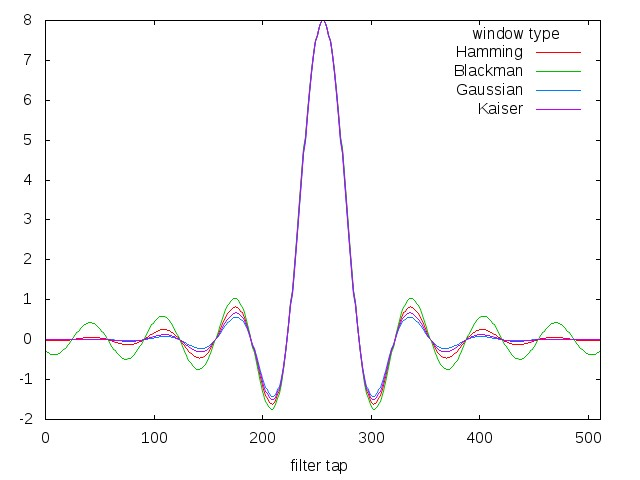

This figure's gnuplot source:
#!/usr/bin/gnuplot -persist
#
#    
#    	G N U P L O T
#    	Version 4.6 patchlevel 6    last modified September 2014
#    	Build System: Linux x86_64
#    
#    	Copyright (C) 1986-1993, 1998, 2004, 2007-2014
#    	Thomas Williams, Colin Kelley and many others
#    
#    	gnuplot home:     http://www.gnuplot.info
#    	faq, bugs, etc:   type "help FAQ"
#    	immediate help:   type "help"  (plot window: hit 'h')
set terminal pdf
# set output
unset clip points
set clip one
unset clip two
set bar 1.000000 front
set border 31 front linetype -1 linewidth 1.000
set boxwidth
set style fill  empty border
set style rectangle back fc lt -3 fillstyle   solid 1.00 border lt -1
set style circle radius graph 0.02, first 0, 0 
set style ellipse size graph 0.05, 0.03, first 0 angle 0 units xy
set dummy x,y
set format x "% g"
set format y "% g"
set format x2 "% g"
set format y2 "% g"
set format z "% g"
set format cb "% g"
set format r "% g"
set angles radians
unset grid
set raxis
set key title "window type"
set key inside right top vertical Right noreverse enhanced autotitles nobox
set key noinvert samplen 4 spacing 1 width 0 height 0 
set key maxcolumns 0 maxrows 0
set key noopaque
unset label
unset arrow
set style increment default
unset style line
unset style arrow
set style histogram clustered gap 2 title  offset character 0, 0, 0
unset logscale
set offsets 0, 0, 0, 0
set pointsize 1
set pointintervalbox 1
set encoding default
unset polar
unset parametric
unset decimalsign
set view 60, 30, 1, 1
set samples 100, 100
set isosamples 10, 10
set surface
unset contour
set clabel '%8.3g'
set mapping cartesian
set datafile separator whitespace
unset hidden3d
set cntrparam order 4
set cntrparam linear
set cntrparam levels auto 5
set cntrparam points 5
set size ratio 0 1,1
set origin 0,0
set style data points
set style function lines
set xzeroaxis linetype -2 linewidth 1.000
set yzeroaxis linetype -2 linewidth 1.000
set zzeroaxis linetype -2 linewidth 1.000
set x2zeroaxis linetype -2 linewidth 1.000
set y2zeroaxis linetype -2 linewidth 1.000
set ticslevel 0.5
set mxtics default
set mytics default
set mztics default
set mx2tics default
set my2tics default
set mcbtics default
set xtics border in scale 1,0.5 mirror norotate  offset character 0, 0, 0 autojustify
set xtics autofreq  norangelimit
set ytics border in scale 1,0.5 mirror norotate  offset character 0, 0, 0 autojustify
set ytics autofreq  norangelimit
set ztics border in scale 1,0.5 nomirror norotate  offset character 0, 0, 0 autojustify
set ztics autofreq  norangelimit
set nox2tics
set noy2tics
set cbtics border in scale 1,0.5 mirror norotate  offset character 0, 0, 0 autojustify
set cbtics autofreq  norangelimit
set rtics axis in scale 1,0.5 nomirror norotate  offset character 0, 0, 0 autojustify
set rtics autofreq  norangelimit
set title "" 
set title  offset character 0, 0, 0 font "" norotate
set timestamp bottom 
set timestamp "" 
set timestamp  offset character 0, 0, 0 font "" norotate
set rrange [ * : * ] noreverse nowriteback
set trange [ * : * ] noreverse nowriteback
set urange [ * : * ] noreverse nowriteback
set vrange [ * : * ] noreverse nowriteback
set xlabel "filter tap" 
set xlabel  offset character 0, 0, 0 font "" textcolor lt -1 norotate
set x2label "" 
set x2label  offset character 0, 0, 0 font "" textcolor lt -1 norotate
set xrange [ 0 : 511 ] noreverse nowriteback
set x2range [ * : * ] noreverse nowriteback
set ylabel "" 
set ylabel  offset character 0, 0, 0 font "" textcolor lt -1 rotate by -270
set y2label "" 
set y2label  offset character 0, 0, 0 font "" textcolor lt -1 rotate by -270
set yrange [ * : * ] noreverse nowriteback
set y2range [ * : * ] noreverse nowriteback
set zlabel "" 
set zlabel  offset character 0, 0, 0 font "" textcolor lt -1 norotate
set zrange [ * : * ] noreverse nowriteback
set cblabel "" 
set cblabel  offset character 0, 0, 0 font "" textcolor lt -1 rotate by -270
set cbrange [ * : * ] noreverse nowriteback
set zero 1e-08
set lmargin  -1
set bmargin  -1
set rmargin  -1
set tmargin  -1
set locale "nl_NL.UTF-8"
set pm3d explicit at s
set pm3d scansautomatic
set pm3d interpolate 1,1 flush begin noftriangles nohidden3d corners2color mean
set palette positive nops_allcF maxcolors 0 gamma 1.5 color model RGB 
set palette rgbformulae 7, 5, 15
set colorbox default
set colorbox vertical origin screen 0.9, 0.2, 0 size screen 0.05, 0.6, 0 front bdefault
set style boxplot candles range  1.50 outliers pt 7 separation 1 labels auto unsorted
set loadpath 
set fontpath 
set psdir
set fit noerrorvariables noprescale
GNUTERM = "x11"
plot "HAMMING-example.data" with lines title "Hamming", "BLACKMAN-example.data" with lines title "Blackman", "GAUSSIAN-example.data" with lines title "Gaussian", "KAISER-example.data" with lines title "Kaiser"

#    EOF
